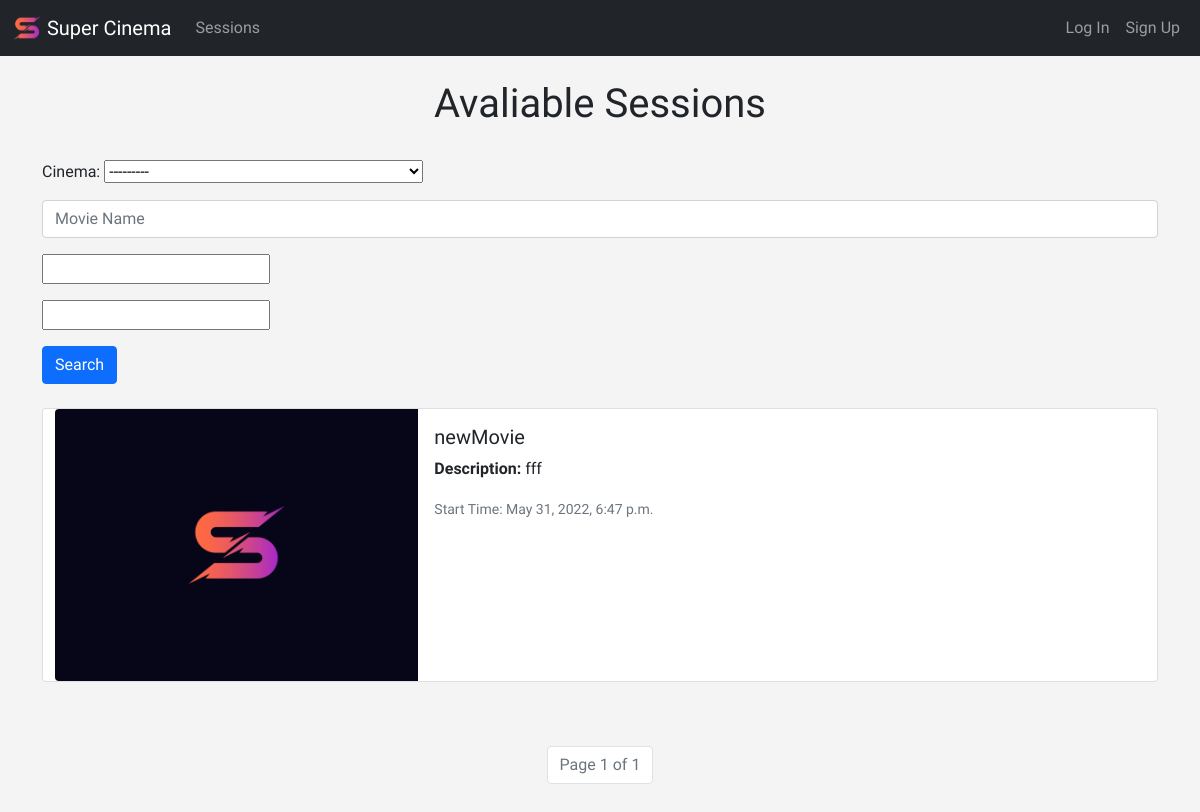
The app's page /sessions/ with its own data.
### cinemaApp/models.py (models this page shows, shortened)
class IWithName(ID):
    name = models.CharField('Movie Name', max_length=100)
    class Meta:
        abstract = True

class Cinema(IWithName):
    halls = models.ManyToManyField(Hall)
    def __str__(self):
        return f'Cinema Name: {self.name}'

class Session(IWithName):
    start_time = models.DateTimeField()
    end_time = models.DateTimeField()
    description = models.TextField(blank=True)
    session_image = models.ImageField(upload_to="images/")
    cinema = models.ForeignKey(Cinema, on_delete=models.CASCADE)
    hall = models.ForeignKey(Hall, on_delete=models.CASCADE, null=True)
    def __str__(self):
        return self.name

### cinemaApp/views.py (the view)
# urls.py: path('sessions/', views.all_sessions, name='list-sessions'),
def all_sessions(request):
    session_list = Session.objects.filter(
        end_time__gte=timezone.now()).order_by('start_time')
    sessionFilter = SessionFilter(request.GET, queryset=session_list)
    session_list = sessionFilter.qs
    paginator = Paginator(session_list, 2)
    page = request.GET.get('page')
    sessions = paginator.get_page(page)
    return render(request, 'cinemaApp/sessions_list.html',
                  {'sessionList': session_list, 'filter': sessionFilter, 'sessions': sessions})

### cinemaApp/templates/cinemaApp/sessions_list.html (shortened to what this page needs)
{% extends 'cinemaApp/base.html' %}
{% block content %}
{% load cinemaApp_extras %}
    <center>
        <h1>Avaliable Sessions</h1>
    </center>
    <br/>
    <div class = "row">
        <div class = "column">
                <form method = "GET">
                    {% load bootstrap4 %}
                    {{filter.form.as_p}}
                    <button class = "btn btn-primary" type="submit">Search</button>
                </form>
        </div>
    </div>
    <br/>
    {% for session in sessions %}
        <div class="container card mb-3" onclick="window.location='{% url 'show-session' session.id %}';">
            <div class="row g-0">
                <div class="col-md-4">
                <img src="{{ session.session_image.url }}" class="img-fluid rounded-start">
                </div>
                <div class="col-md-8">
                <div class="card-body">
                    <h5 class="card-title">{{session}}</h5>
                    <p class="card-text"><strong>Description:</strong> {{session.description}}</p>
                    <p class="card-text"><small class="text-muted">Start Time: {{session.start_time}}</small></p>
                </div>
                </div>
            </div>
        </div>
    {% endfor %}
    <br/><br/>
    <nav aria-label="Page navigation example">
        <ul class="pagination justify-content-center">
            <li class="page-item disabled"><a class="page-link" href="#">Page {{sessions.number}} of {{sessions.paginator.num_pages}}</a></li>
        </ul>
    </nav>
<br/><br/>
{% endblock %}

### static/style.css (style rules this page uses)
.container { perspective: 1000px; margin-bottom: 30px; }
.row { display: flex; }

### cinemaApp/templates/cinemaApp/base.html (style rules this page uses)
body { background: #f4f4f4; font-family: "Asap", sans-serif; }

### records on screen
Session: session_image (picture), name "newMovie", description "fff", start_time "May 31, 2022, 6:47 p.m."

### other values on screen
{{ sessions.number }} "1"
{{ sessions.paginator.num_pages }} "1"
